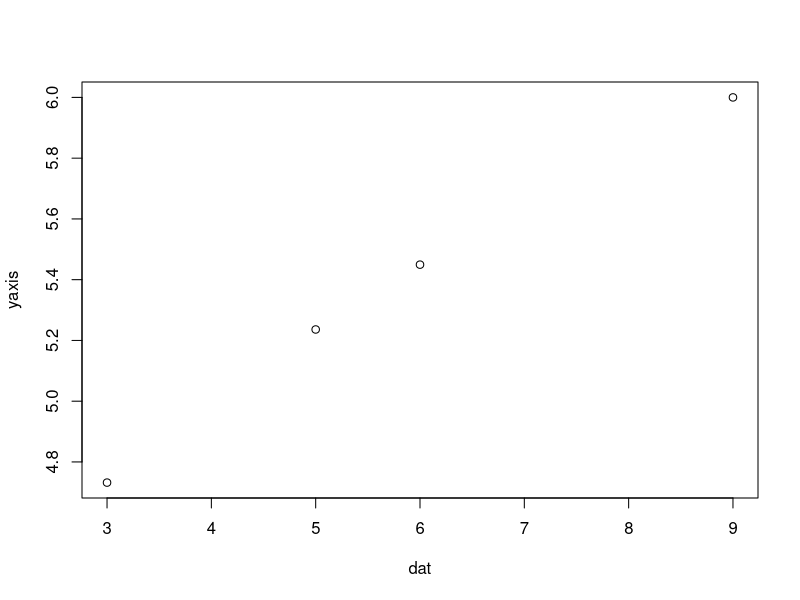

The R source for this figure:
## ---- chunk 1
library(tidyverse)
knitr::opts_chunk$set(echo = TRUE)
## ---- chunk 2
# making some data
dat <- c(3, 5, 6, 9)

mean(dat)
## ---- chunk 3
# making some fake data to put into the plot
yaxis <- sqrt(dat) + 3

plot(x = dat, y = yaxis)
## ---- chunk 4

f_to_c <- function(x) {
  convert <- (x - 32)/1.8
  return(convert)
}

## ---- chunk 5
f_to_c(78)


## ---- chunk 6

c_to_f <- function(x) {
  convert <- x*1.8 + 32
  return(convert)
}


## ---- chunk 7

c_to_f(26)

## ---- chunk 8

# arguments in: from, to, and the temperature
temp.conv <- function(from, to, x) {
  
  # if `from` is "celsius" and `to` is "fahrenheit", then
  if(from == "celsius" & to == "fahrenheit") {
    # convert from celsius to fahrenheit
    convert <- x*1.8 + 32
    
    # if `from` is "fahrenheit" and `to` is "celsius", then
    } else if(from == "fahrenheit" & to == "celsius") {
    # convert from fahrenheit to celsius
    convert <- (x - 32)/1.8
   
    # if inputs that don't match either of the first two conditionals are supplied, give warning and return NA 
    } else {
      warning("The inputs provided (from = '", from, "' & to = '", to,"') are not as expected. Double check spelling.")
      return(NA)
    }
  
  # return the converted value
  return(convert)
}
## ---- chunk 9

temp.conv(from = "celsius", to = "fahrenheit", 25)

## ---- chunk 10

temp.conv(from = "c", to = "f", 25)

## ---- chunk 11
# arguments in: from, to, and the temperature
temp.conv <- function(from, to, x) {
  
  # if `from` is "celsius" or "c", and `to` is "fahrenheit" or "f", then
  if(from == "celsius" || from == "c" & to == "fahrenheit" || to == "f") {
    # convert from celsius to fahrenheit
    convert <- x*1.8 + 32
    
    # if `from` is "fahrenheit" or "f", and `to` is "celsius" or "c", then
  } else if(from == "fahrenheit" || from == "f" & to == "celsius" || to == "c") {
    # convert from fahrenheit to celsius
    convert <- (x - 32)/1.8
 
    # if `from` and `to` don't match any of the expected inputs, give warning and return NA 
   } else {
      warning("The inputs provided (from = '",
              from,
              "' & to = '",
              to,
              "') are not as expected. Double check spelling.")
      return(NA)
  }
  
  # return the converted value
  return(convert)
}
## ---- chunk 12
temp.conv(from = "c", to = "f", 38)
temp.conv("c","f",21)

temp.conv(x = 21, from = "c", to = "f") # any of these notations work 
## ---- chunk 13
planets <- c("Mars", "Saturn", "Jupiter", "Mercury")
## ---- chunk 14
planet_awesome <- function(x) {
  if(class(x) == "character") {
    awesome_message <- paste(x, " is awesome!", sep = "")
    return(awesome_message)
  } else {
    warning("The input provided (x ='",
            "was not expected. Double check spelling and ensure inputs are in character.")
    return(NA)
  }
}
planet_awesome(planets)

## ---- chunk 15
planet_awesome <- function(x) {
  if(class(x) == "character") {
    awesome_statement <- paste(x, " is awesome!", sep = "")
    return(awesome_statement)
  } else {
    warning("Whoops! Wasn't expecting that. The inputs should be a character.")
    return(NA)
  }
}

# trying it out
planet_awesome(planets)
## ---- chunk 16
planet_data <- data.frame(
  planet = c("Mercury", "Venus", "Earth", "Mars", "Jupiter", "Saturn", "Uranus", "Neptune"),
  radius_km = c(2440, 6052, 6371, 3390, 69911, 58232, 25362, 24622),
  color = c("grey", "white", "blue", "red", "yellow", "yellow", "blue", "blue")
)

planet_data
## ---- chunk 17





## ---- chunk 18
color.pull <- function(data, color.choice) {
  if(color.choice %in% c("grey", "white", "blue", "red", "yellow") & 
     class(data) == "data.frame") {
    radius_vector <- data %>% 
      filter(color == color.choice) %>% 
      pull(radius_km)
    return(radius_vector)
  } else {
    warning("Whoops! Wasn't expecting that. Double check your inputs. Make sure that `data` is a data frame, and `color.choice` is grey, white, blue, red, or yellow.")
    return(NA)
  }
}

# trying it out
color.pull(planet_data, "blue")
